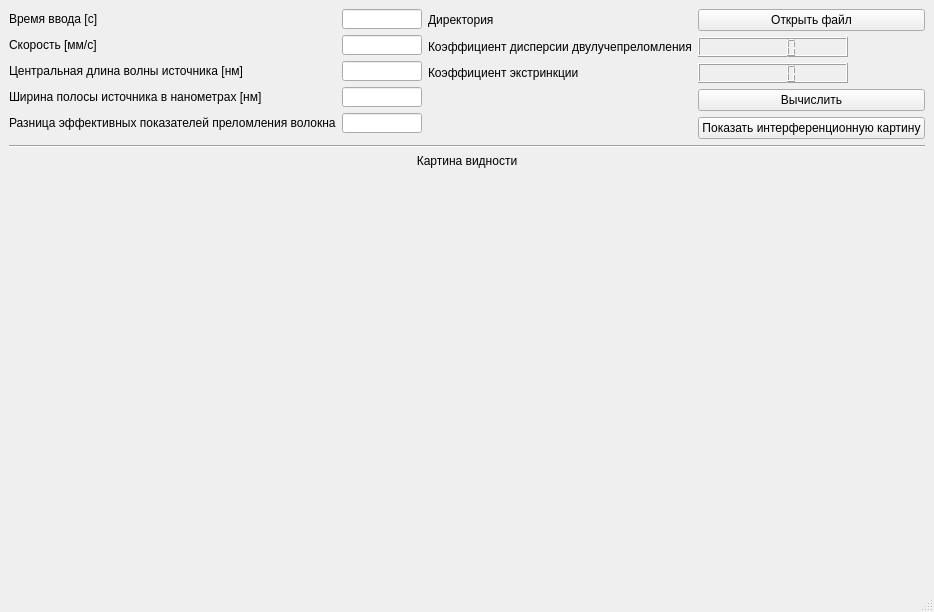
<?xml version="1.0" encoding="UTF-8"?>
<ui version="4.0">
 <class>MainWindow</class>
 <widget class="QMainWindow" name="MainWindow">
  <property name="geometry">
   <rect>
    <x>0</x>
    <y>0</y>
    <width>934</width>
    <height>612</height>
   </rect>
  </property>
  <property name="windowTitle">
   <string> Анализатор</string>
  </property>
  <widget class="QWidget" name="centralwidget">
   <layout class="QVBoxLayout" name="verticalLayout">
    <item>
     <layout class="QHBoxLayout" name="horizontalLayout">
      <property name="sizeConstraint">
       <enum>QLayout::SetMinimumSize</enum>
      </property>
      <item>
       <layout class="QFormLayout" name="formLayout_2">
        <property name="sizeConstraint">
         <enum>QLayout::SetMinimumSize</enum>
        </property>
        <property name="labelAlignment">
         <set>Qt::AlignLeading|Qt::AlignLeft|Qt::AlignTop</set>
        </property>
        <item row="0" column="0">
         <widget class="QLabel" name="total_time_title">
          <property name="text">
           <string>Время ввода [с]</string>
          </property>
         </widget>
        </item>
        <item row="0" column="1">
         <widget class="QLineEdit" name="total_time">
          <property name="maximumSize">
           <size>
            <width>150</width>
            <height>20</height>
           </size>
          </property>
         </widget>
        </item>
        <item row="1" column="0">
         <widget class="QLabel" name="speed_title">
          <property name="text">
           <string>Скорость [мм/c]</string>
          </property>
         </widget>
        </item>
        <item row="1" column="1">
         <widget class="QLineEdit" name="speed">
          <property name="maximumSize">
           <size>
            <width>150</width>
            <height>20</height>
           </size>
          </property>
         </widget>
        </item>
        <item row="2" column="0">
         <widget class="QLabel" name="lambda_source_title">
          <property name="text">
           <string>Центральная длина волны источника [нм]</string>
          </property>
         </widget>
        </item>
        <item row="2" column="1">
         <widget class="QLineEdit" name="lambda_source">
          <property name="maximumSize">
           <size>
            <width>150</width>
            <height>20</height>
           </size>
          </property>
         </widget>
        </item>
        <item row="3" column="0">
         <widget class="QLabel" name="source_bandwith_title">
          <property name="text">
           <string>Ширина полосы источника в нанометрах [нм]</string>
          </property>
         </widget>
        </item>
        <item row="3" column="1">
         <widget class="QLineEdit" name="source_bandwith">
          <property name="maximumSize">
           <size>
            <width>150</width>
            <height>20</height>
           </size>
          </property>
         </widget>
        </item>
        <item row="4" column="0">
         <widget class="QLabel" name="delta_n_title">
          <property name="text">
           <string>Разница эффективных показателей преломления волокна</string>
          </property>
         </widget>
        </item>
        <item row="4" column="1">
         <widget class="QLineEdit" name="delta_n">
          <property name="maximumSize">
           <size>
            <width>150</width>
            <height>20</height>
           </size>
          </property>
         </widget>
        </item>
       </layout>
      </item>
      <item>
       <layout class="QFormLayout" name="formLayout">
        <property name="sizeConstraint">
         <enum>QLayout::SetMinimumSize</enum>
        </property>
        <property name="fieldGrowthPolicy">
         <enum>QFormLayout::AllNonFixedFieldsGrow</enum>
        </property>
        <property name="rowWrapPolicy">
         <enum>QFormLayout::DontWrapRows</enum>
        </property>
        <property name="labelAlignment">
         <set>Qt::AlignLeading|Qt::AlignLeft|Qt::AlignTop</set>
        </property>
        <property name="formAlignment">
         <set>Qt::AlignLeading|Qt::AlignLeft|Qt::AlignTop</set>
        </property>
        <property name="verticalSpacing">
         <number>6</number>
        </property>
        <item row="0" column="1">
         <widget class="QPushButton" name="openButton">
          <property name="text">
           <string>Открыть файл</string>
          </property>
         </widget>
        </item>
        <item row="1" column="0">
         <widget class="QLabel" name="k_disp_title">
          <property name="text">
           <string>Коэффициент дисперсии двулучепреломления</string>
          </property>
         </widget>
        </item>
        <item row="1" column="1">
         <widget class="QLCDNumber" name="k_disp">
          <property name="maximumSize">
           <size>
            <width>150</width>
            <height>20</height>
           </size>
          </property>
         </widget>
        </item>
        <item row="2" column="0">
         <widget class="QLabel" name="k_ekst_title">
          <property name="text">
           <string>Коэффициент экстринкции</string>
          </property>
         </widget>
        </item>
        <item row="2" column="1">
         <widget class="QLCDNumber" name="k_ekst">
          <property name="maximumSize">
           <size>
            <width>150</width>
            <height>20</height>
           </size>
          </property>
         </widget>
        </item>
        <item row="3" column="1">
         <widget class="QPushButton" name="calculateButton">
          <property name="text">
           <string>Вычислить</string>
          </property>
         </widget>
        </item>
        <item row="4" column="1">
         <widget class="QPushButton" name="interferenceButton">
          <property name="text">
           <string>Показать интерференционную картину</string>
          </property>
         </widget>
        </item>
        <item row="0" column="0">
         <widget class="QLabel" name="label_filename">
          <property name="text">
           <string>Директория</string>
          </property>
         </widget>
        </item>
       </layout>
      </item>
     </layout>
    </item>
    <item>
     <widget class="Line" name="line">
      <property name="orientation">
       <enum>Qt::Horizontal</enum>
      </property>
     </widget>
    </item>
    <item>
     <widget class="QLabel" name="label_3">
      <property name="sizePolicy">
       <sizepolicy hsizetype="Preferred" vsizetype="Minimum">
        <horstretch>0</horstretch>
        <verstretch>0</verstretch>
       </sizepolicy>
      </property>
      <property name="maximumSize">
       <size>
        <width>16777215</width>
        <height>16</height>
       </size>
      </property>
      <property name="text">
       <string>Картина видности</string>
      </property>
      <property name="alignment">
       <set>Qt::AlignCenter</set>
      </property>
     </widget>
    </item>
    <item>
     <widget class="PlotlyWidget" name="visibilityWidget" native="true">
      <property name="sizePolicy">
       <sizepolicy hsizetype="Preferred" vsizetype="Preferred">
        <horstretch>10</horstretch>
        <verstretch>10</verstretch>
       </sizepolicy>
      </property>
      <property name="minimumSize">
       <size>
        <width>0</width>
        <height>0</height>
       </size>
      </property>
      <property name="maximumSize">
       <size>
        <width>16777215</width>
        <height>16777215</height>
       </size>
      </property>
      <layout class="QVBoxLayout" name="verticalLayout_4"/>
     </widget>
    </item>
   </layout>
  </widget>
  <widget class="QStatusBar" name="statusbar"/>
 </widget>
 <customwidgets>
  <customwidget>
   <class>PlotlyWidget</class>
   <extends>QWidget</extends>
   <header location="global">plotlywidget.h</header>
   <container>1</container>
  </customwidget>
 </customwidgets>
 <resources/>
 <connections/>
</ui>
